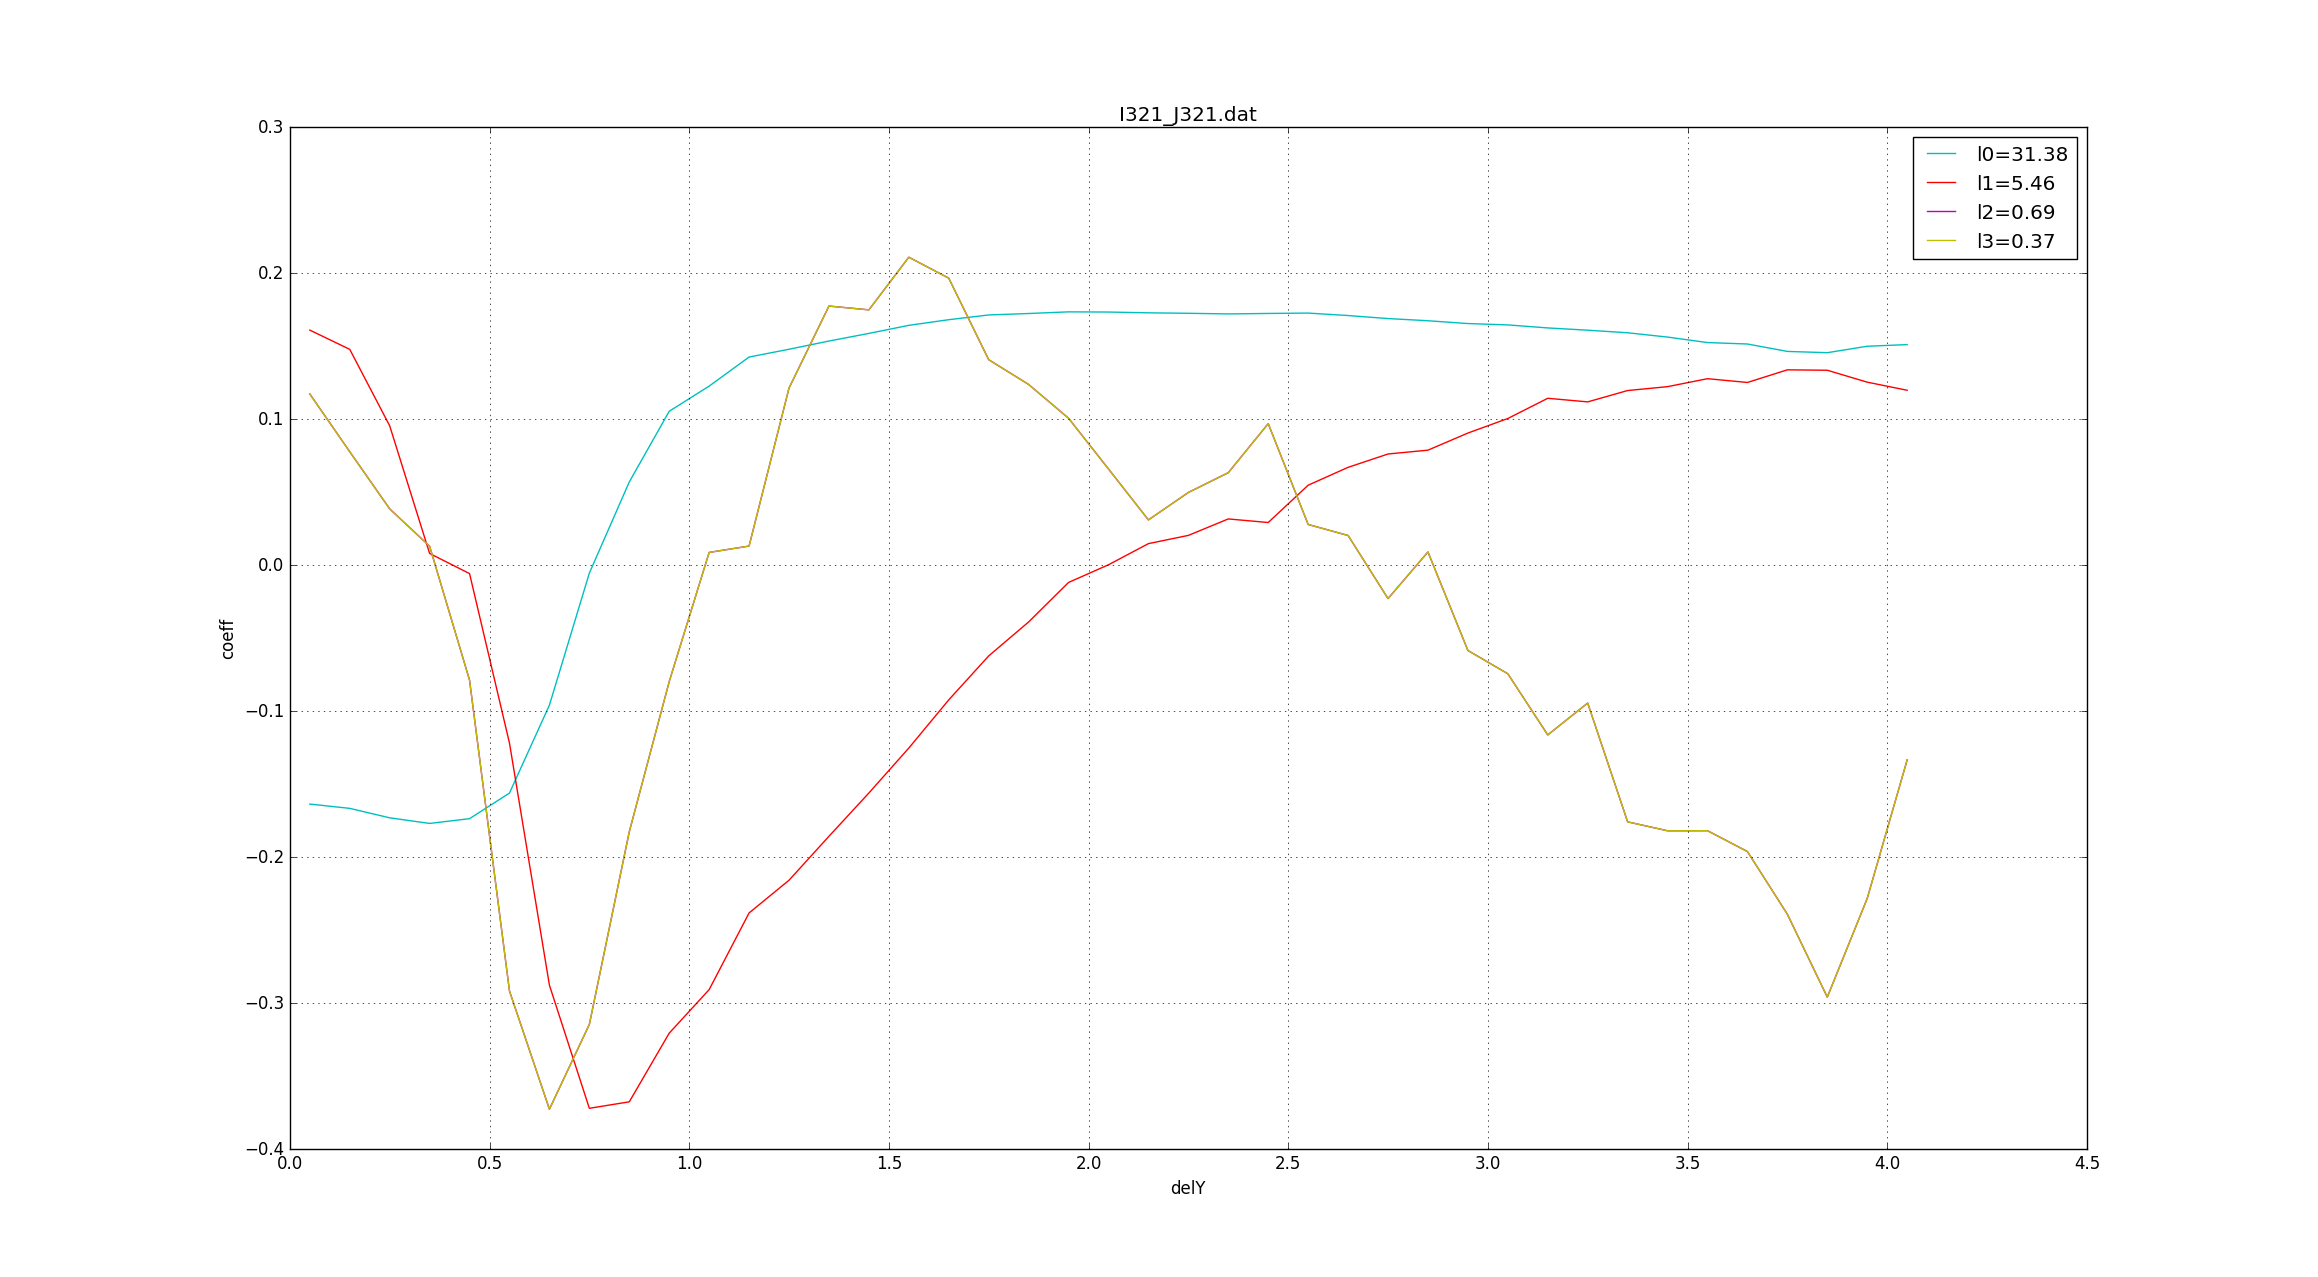

Write the Python code that produced this figure.
import matplotlib.pyplot as pl
import numpy as np
from mpl_toolkits.mplot3d import Axes3D

data = np.loadtxt('delY.dat')
data1 = np.loadtxt('I321_J321.dat')

pl.plot(data,data1[:,0],'c-',label='l0=31.38')
pl.plot(data,data1[:,1],'r-',label='l1=5.46')
pl.plot(data,data1[:,2],'m-',label='l2=0.69')
pl.plot(data,data1[:,2],'y-',label='l3=0.37')



pl.legend()
pl.grid()
pl.title('I321_J321.dat')
pl.xlabel('delY')
pl.ylabel('coeff')
pl.show()
